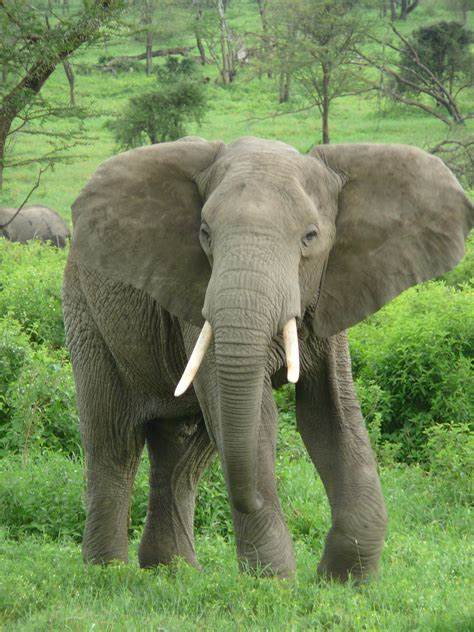
#> input picture OIP.jpg, 474 x 632 px
$ python opencv_resize.py
#> lines starting #> are read from the running program, lines starting #| are printed output that depends on the picture
import cv2 as cv

img = cv.imread('OIP.jpg',1)
#> img is the input picture: shape (632, 474, 3); mean B, G, R 88.8, 134.9, 115

cv.imshow("Original image",img)

h,w,c = img.shape
#> h = 632; w = 474; c = 3
print("Original height and width",h,'x',w)
#| Original height and width 632 x 474

down_width = 300
down_height = 100
down_point =(down_width,down_height)
resized_down = cv.resize(img , down_point , interpolation=cv.INTER_LINEAR)
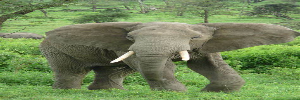
#> resized_down: shape (100, 300, 3); mean B, G, R 88.7, 134.8, 114.9

up_width = 1800
up_hight = 900
up_points = (up_width , up_hight)
resized_up = cv.resize(img , up_points , interpolation=cv.INTER_LINEAR)
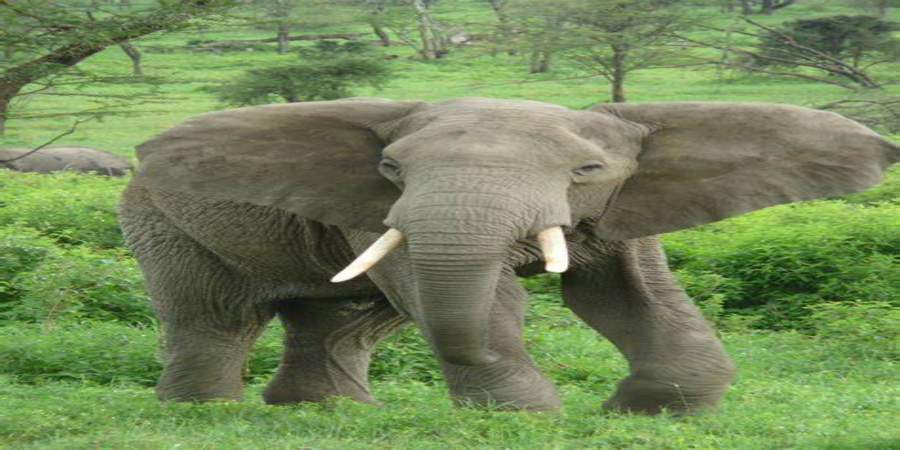
#> resized_up: shape (900, 1800, 3) (shown at 1/2 size); mean B, G, R 88.7, 134.8, 114.9


scale_up = 1.2
scale_down = 0.6

scale_f_down = cv.resize(img , None , fx = scale_down , fy =scale_down ,interpolation=cv.INTER_LINEAR)
scale_f_up = cv.resize(img , None , fx = scale_up , fy =scale_up ,interpolation=cv.INTER_LINEAR)

cv.imshow("Resized Down by defening height and width",resized_down)
cv.imshow("Resized Up image by defending height and width",resized_up)
cv.imshow("Resized Down by defending scaling factor ",scale_f_down)
cv.imshow("Resised up by defeing scailing factor ",scale_f_up)
cv.waitKey(0)
cv.destroyAllWindows

$ run again, with WIN_20230704_13_51_00_Pro.jpg copied over OIP.jpg
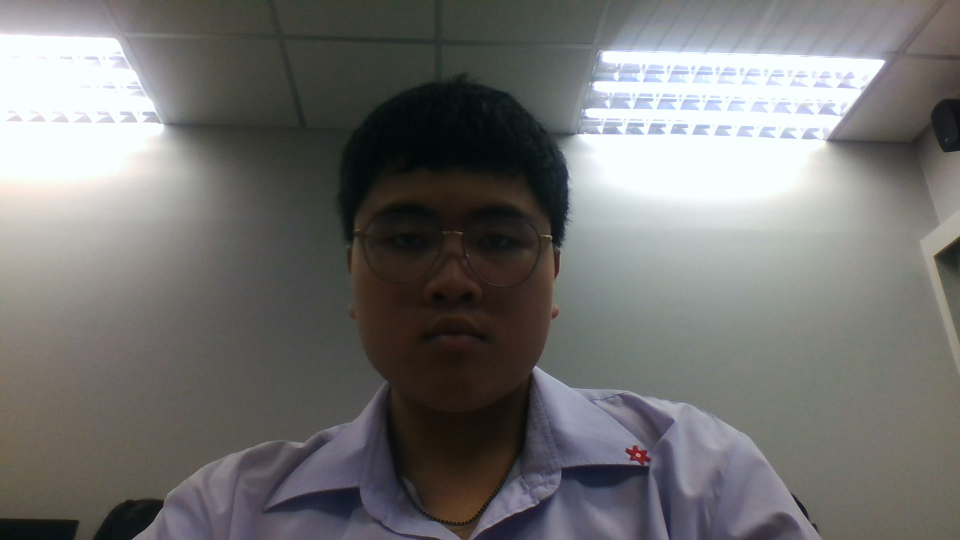
#> input picture WIN_20230704_13_51_00_Pro.jpg, 1920 x 1080 px (shown at 1/2 size)
#> img is the input picture: shape (1080, 1920, 3); mean B, G, R 112.8, 114.1, 114.5
#| Original height and width 1080 x 1920
#> `resized_up = cv.resize(img , up_points , interpolation=cv.INTER_LINEAR)`:
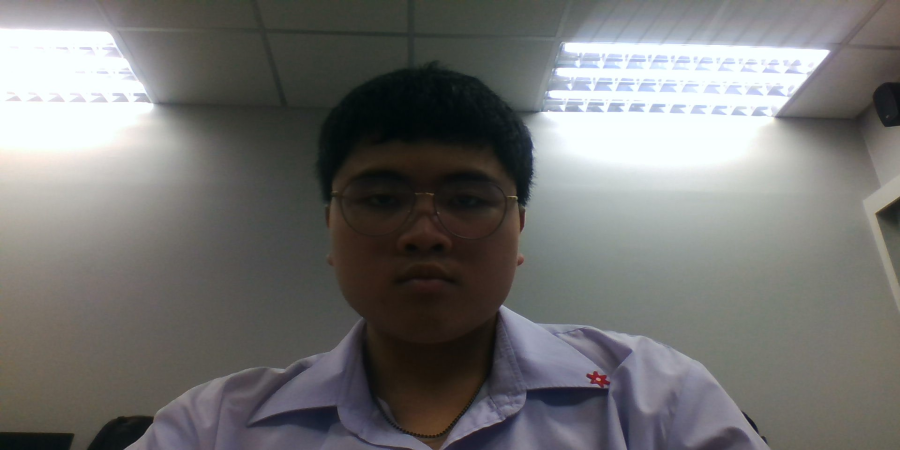
#> resized_up: shape (900, 1800, 3) (shown at 1/2 size); mean B, G, R 112.7, 114.1, 114.5
#> `scale_f_down = cv.resize(img , None , fx = scale_down , fy =scale_down..`:
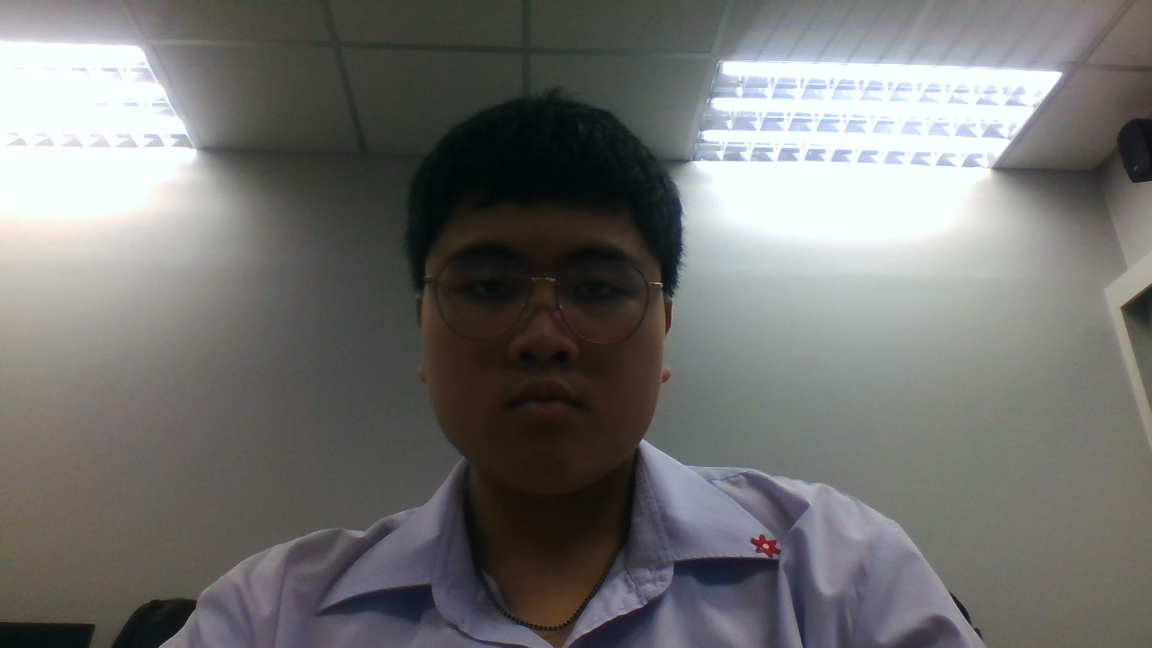
#> scale_f_down: shape (648, 1152, 3); mean B, G, R 112.7, 114, 114.5
